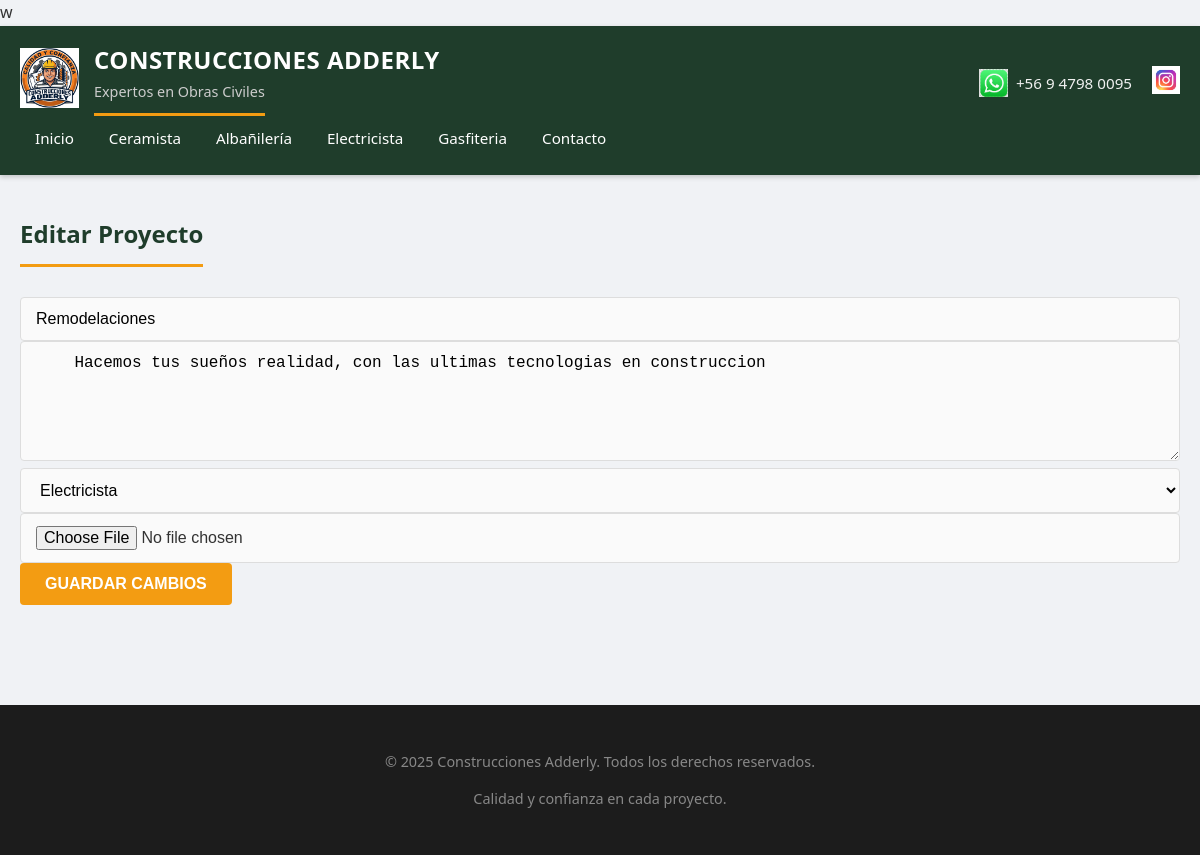
The page /edit_project/4 (signed in) on the database as committed earlier.
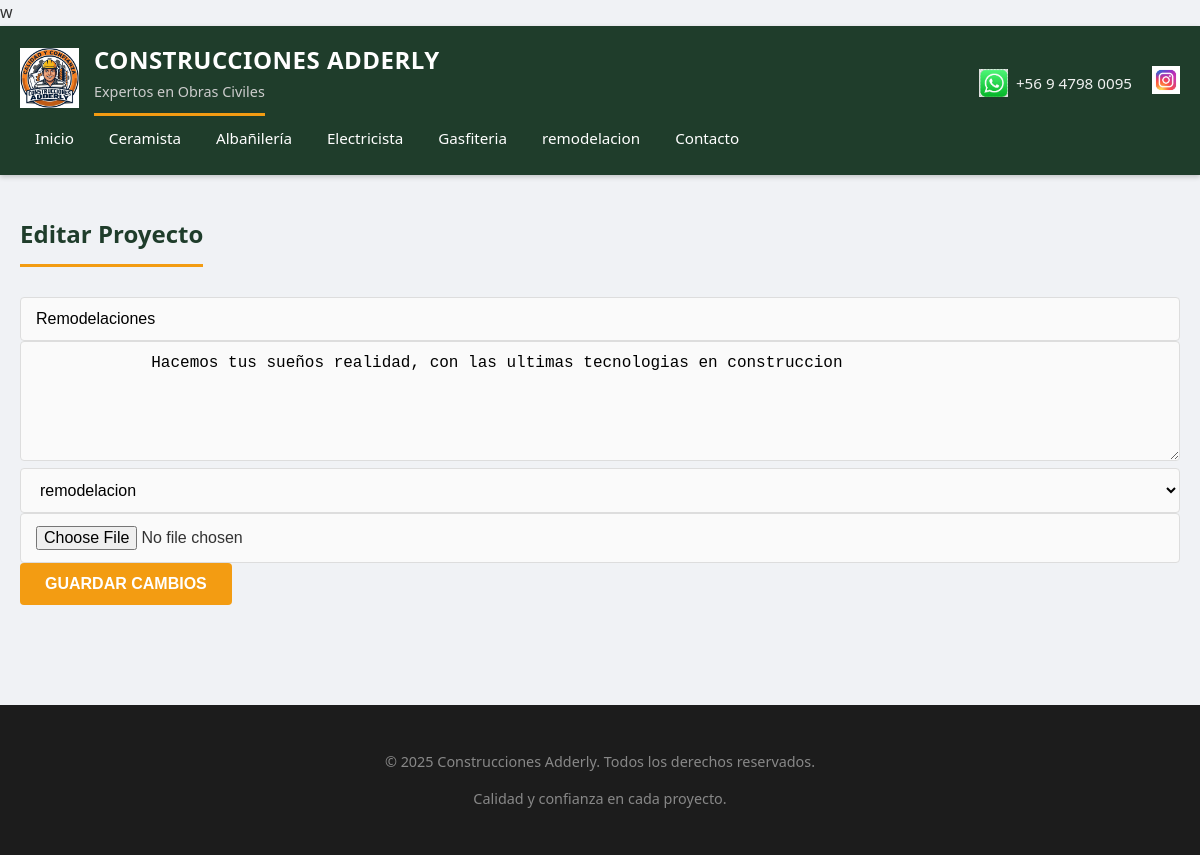
The same page on the database as committed later.
### app.py (models this page shows)
class Category(db.Model):
    id = db.Column(db.Integer, primary_key=True)
    name = db.Column(db.String(50), unique=True, nullable=False)

class Project(db.Model):
    id = db.Column(db.Integer, primary_key=True)
    title = db.Column(db.String(100), nullable=False)
    description = db.Column(db.Text, nullable=False)
    media_url = db.Column(db.String(500), nullable=False)
    media_type = db.Column(db.String(20), nullable=False)
    category_id = db.Column(
        db.Integer,
        db.ForeignKey('category.id'),
        nullable=False
    )
    category = db.relationship('Category', backref='projects')

### app.py (the view, shortened to what this page needs)
@app.route('/edit_project/<int:project_id>', methods=['GET', 'POST'])
def edit_project(project_id):
    if not session.get('admin'):
        return redirect(url_for('admin_login'))
    project = Project.query.get_or_404(project_id)
    return render_template('edit_project.html', project=project)

### app.py (called while the page is built)
@app.context_processor
def inject_categories():
    return dict(categories=Category.query.all())

### templates/edit_project.html
{% extends "base.html" %}
{% block content %}
<h2>Editar Proyecto</h2>
<form method="POST" enctype="multipart/form-data">
  <input type="text" name="title" value="{{ project.title }}" required>
  <textarea name="description" required>
    {{ project.description }}
  </textarea>
  <select name="category" required>
    {% for cat in categories %}
      <option value="{{ cat.id }}"
        {% if cat.id == project.category_id %}selected{% endif %}>
        {{ cat.name }}
      </option>
    {% endfor %}
  </select>
  <input type="file" name="file">
  <button type="submit">Guardar cambios</button>
</form>
{% endblock %}

### templates/base.html (shortened to what this page needs)
<!DOCTYPE html>
<html lang="es">
<head>
  <link rel="stylesheet" href="{{ url_for('static', filename='css/style.css') }}">
</head>
<body>
<header class="header">
  <div class="header-inner">
    <div class="logo-container">
      <img src="{{ url_for('static', filename='img/logo.png') }}" alt="Logo Adderly">
      <div class="logo-text">
        <h1>Construcciones Adderly</h1>
        <h2>Expertos en Obras Civiles</h2>
      </div>
    </div>
   <div class="social-bar">
    <div class="contact-item">
        <img src="{{ url_for('static', filename='img/whatsapp.png') }}" alt="WhatsApp">
        <span>+56 9 4798 0095</span>
    </div>
    <a href="https://www.instagram.com/adderlyconstrucciones" target="_blank" class="social-link">
        <img src="{{ url_for('static', filename='img/instagram.png') }}" alt="Instagram">
    </a>
</div>
    <nav>
      <a href="{{ url_for('portfolio') }}">Inicio</a>
      {% for cat in categories %}
        <a href="{{ url_for('projects_by_category', category_id=cat.id) }}">
          {{ cat.name }}
        </a>
      {% endfor %}
      <a href="{{ url_for('contact') }}">Contacto</a>
    </nav>
  </div>
</header>
<main class="content">
  {% block content %}{% endblock %}
</main>
<footer class="footer">
  <p>© 2025 Construcciones Adderly. Todos los derechos reservados.</p>
  <p>Calidad y confianza en cada proyecto.</p>
</footer>
</body>
</html>

### static/css/style.css (style rules this page uses)
* { box-sizing: border-box; }
body { margin: 0; font-family: 'Segoe UI', Roboto, Helvetica, Arial, sans-serif; background-color: #f0f2f5; color: #333; line-height: 1.6; }
.header { background: #1f3d2b; color: white; padding: 0; box-shadow: 0 2px 5px rgba(0,0,0,0.2); }
.header-inner { max-width: 1200px; margin: 0 auto; padding: 15px 20px; display: flex; justify-content: space-between; align-items: center; flex-wrap: wrap; }
.logo-container { display: flex; align-items: center; gap: 15px; text-decoration: none; color: white; }
.logo-container img { height: 60px; width: auto; }
.logo-text h1 { margin: 0; font-size: 1.5rem; font-weight: 700; letter-spacing: 0.5px; text-transform: uppercase; }
.logo-text h2 { margin: 0; font-size: 0.9rem; font-weight: 400; color: #ccc; }
.social-bar { display: flex; align-items: center; gap: 20px; margin-top: 10px; }
.contact-item { display: flex; align-items: center; gap: 8px; color: #f1f1f1; font-weight: 500; font-size: 0.95rem; }
.contact-item img, .social-link img { height: 28px; width: auto; transition: transform 0.2s; }
nav { display: flex; gap: 5px; }
nav a { color: white; text-decoration: none; padding: 10px 15px; border-radius: 4px; font-weight: 500; transition: background 0.3s; font-size: 0.95rem; }
.content { max-width: 1200px; margin: 0 auto; padding: 20px; min-height: 60vh; }
h2 { border-bottom: 3px solid #f39c12; padding-bottom: 10px; margin-bottom: 30px; color: #1f3d2b; display: inline-block; }
input[type="text"], input[type="email"], textarea, select, input[type="file"] { width: 100%; padding: 12px 15px; border: 1px solid #ddd; border-radius: 4px; font-size: 1rem; transition: border-color 0.3s; background-color: #fafafa; }
textarea { resize: vertical; min-height: 120px; }
button, .btn { background-color: #f39c12; color: white; border: none; padding: 12px 25px; font-size: 1rem; font-weight: bold; border-radius: 4px; cursor: pointer; transition: background 0.3s, transform 0.1s; display: inline-block; text-decoration: none; text-transform: uppercase; }
.footer { background: #1c1c1c; color: #888; text-align: center; padding: 30px; margin-top: 50px; font-size: 0.9rem; }

Rows that differ between the two databases and show on the page:
added Category: name "remodelacion"
changed Project "Remodelaciones": category "Electricista" → "remodelacion"
